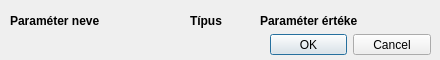
<?xml version="1.0" encoding="UTF-8"?>
<ui version="4.0">
 <class>SettingsDialog</class>
 <widget class="QDialog" name="SettingsDialog">
  <property name="geometry">
   <rect>
    <x>0</x>
    <y>0</y>
    <width>440</width>
    <height>60</height>
   </rect>
  </property>
  <property name="minimumSize">
   <size>
    <width>440</width>
    <height>60</height>
   </size>
  </property>
  <property name="maximumSize">
   <size>
    <width>440</width>
    <height>16777215</height>
   </size>
  </property>
  <property name="windowTitle">
   <string>Paraméterlista</string>
  </property>
  <property name="windowIcon">
   <iconset resource="re.qrc">
    <normaloff>:/files/Resources/icon1.ico</normaloff>:/files/Resources/icon1.ico</iconset>
  </property>
  <widget class="QDialogButtonBox" name="dialogButtons">
   <property name="geometry">
    <rect>
     <x>270</x>
     <y>34</y>
     <width>161</width>
     <height>21</height>
    </rect>
   </property>
   <property name="orientation">
    <enum>Qt::Horizontal</enum>
   </property>
   <property name="standardButtons">
    <set>QDialogButtonBox::Cancel|QDialogButtonBox::Ok</set>
   </property>
  </widget>
  <widget class="QWidget" name="verticalLayoutWidget">
   <property name="geometry">
    <rect>
     <x>10</x>
     <y>10</y>
     <width>171</width>
     <height>21</height>
    </rect>
   </property>
   <layout class="QVBoxLayout" name="paramNameList">
    <property name="sizeConstraint">
     <enum>QLayout::SetMinimumSize</enum>
    </property>
    <item>
     <widget class="QLabel" name="paramNameLabel">
      <property name="styleSheet">
       <string notr="true">font-weight: bold;</string>
      </property>
      <property name="text">
       <string>Paraméter neve</string>
      </property>
     </widget>
    </item>
   </layout>
  </widget>
  <widget class="QWidget" name="verticalLayoutWidget_2">
   <property name="geometry">
    <rect>
     <x>260</x>
     <y>10</y>
     <width>171</width>
     <height>21</height>
    </rect>
   </property>
   <layout class="QVBoxLayout" name="paramValueList">
    <property name="sizeConstraint">
     <enum>QLayout::SetMinimumSize</enum>
    </property>
    <item>
     <widget class="QLabel" name="paramValueLabel">
      <property name="styleSheet">
       <string notr="true">font-weight: bold;</string>
      </property>
      <property name="text">
       <string>Paraméter értéke</string>
      </property>
     </widget>
    </item>
   </layout>
  </widget>
  <widget class="QWidget" name="verticalLayoutWidget_3">
   <property name="geometry">
    <rect>
     <x>190</x>
     <y>10</y>
     <width>61</width>
     <height>21</height>
    </rect>
   </property>
   <layout class="QVBoxLayout" name="paramTypeList">
    <property name="sizeConstraint">
     <enum>QLayout::SetMinimumSize</enum>
    </property>
    <item>
     <widget class="QLabel" name="paramTypeLabel">
      <property name="styleSheet">
       <string notr="true">font-weight: bold;margin-left: -2px;</string>
      </property>
      <property name="text">
       <string>Típus</string>
      </property>
     </widget>
    </item>
   </layout>
  </widget>
 </widget>
 <resources>
  <include location="re.qrc"/>
 </resources>
 <connections>
  <connection>
   <sender>dialogButtons</sender>
   <signal>accepted()</signal>
   <receiver>SettingsDialog</receiver>
   <slot>accept()</slot>
   <hints>
    <hint type="sourcelabel">
     <x>248</x>
     <y>254</y>
    </hint>
    <hint type="destinationlabel">
     <x>157</x>
     <y>274</y>
    </hint>
   </hints>
  </connection>
  <connection>
   <sender>dialogButtons</sender>
   <signal>rejected()</signal>
   <receiver>SettingsDialog</receiver>
   <slot>reject()</slot>
   <hints>
    <hint type="sourcelabel">
     <x>316</x>
     <y>260</y>
    </hint>
    <hint type="destinationlabel">
     <x>286</x>
     <y>274</y>
    </hint>
   </hints>
  </connection>
 </connections>
</ui>
